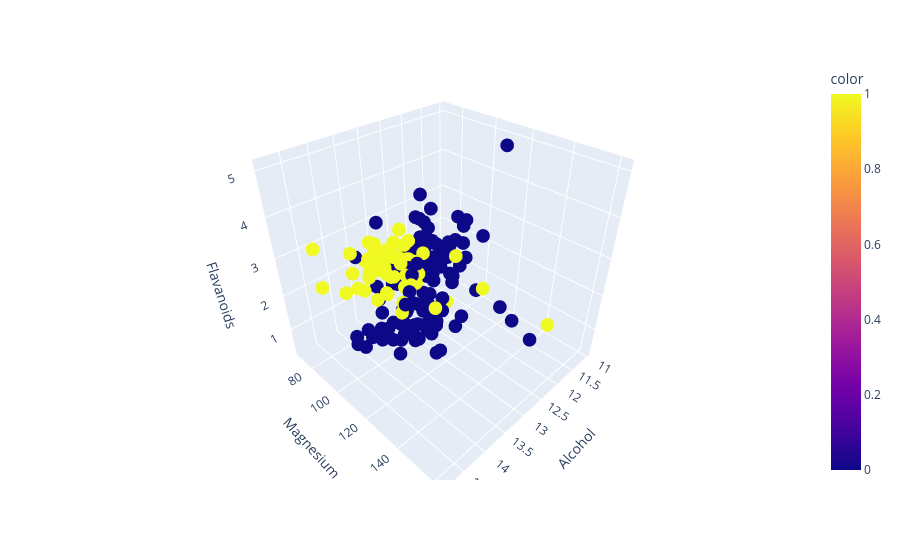

Source (notebook cell):
### Code cell
px.scatter_3d(df, x='Alcohol', y='Magnesium', z='Flavanoids', color=km_pred) # 3D scatter plot of the clusters using plotly

### Figure 1 — Plotly figure (JSON) as saved in the notebook; plotly's stock layout.template omitted (floating-point values rounded to 4 significant figures; data arrays with more than 128 entries replaced by an {"elided": "..."} marker saying what was removed)
{"data": [{"hovertemplate": "Alcohol=%{x}<br>Magnesium=%{y}<br>Flavanoids=%{z}<br>color=%{marker.color}<extra></extra>", "legendgroup": "", "marker": {"color": {"elided": "178 int values"}, "coloraxis": "coloraxis", "symbol": "circle"}, "mode": "markers", "name": "", "scene": "scene", "showlegend": false, "type": "scatter3d", "x": {"elided": "178 float values"}, "y": {"elided": "178 int values"}, "z": {"elided": "178 float values"}}], "layout": {"coloraxis": {"colorbar": {"title": {"text": "color"}}, "colorscale": [[0, "#0d0887"], [0.1111, "#46039f"], [0.2222, "#7201a8"], [0.3333, "#9c179e"], [0.4444, "#bd3786"], [0.5556, "#d8576b"], [0.6667, "#ed7953"], [0.7778, "#fb9f3a"], [0.8889, "#fdca26"], [1, "#f0f921"]]}, "legend": {"tracegroupgap": 0}, "margin": {"t": 60}, "scene": {"domain": {"x": [0, 1], "y": [0, 1]}, "xaxis": {"title": {"text": "Alcohol"}}, "yaxis": {"title": {"text": "Magnesium"}}, "zaxis": {"title": {"text": "Flavanoids"}}}}}
